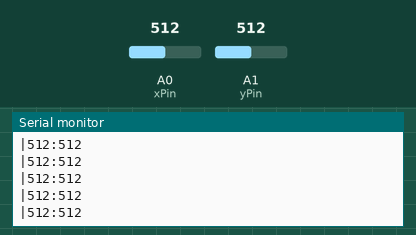
A sketch run on a simulated Arduino Uno, built with avr-gcc and run on an emulated ATmega328P. On the bench: the last lines printed to the serial monitor. The inputs (shaded band) are chosen by the test bench; at power-on: A1 (yPin) = 512, A0 (xPin) = 512.

Above: at 2.7 s.
2.8 s: A1 (yPin) set to 106
At 3.3 s:
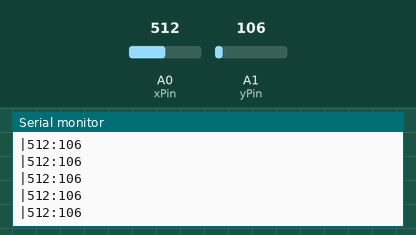
4.3 s: A1 (yPin) set to 92
At 4.8 s:
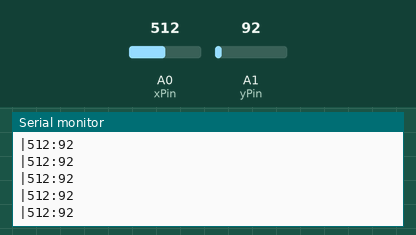
Timing chart, 0 to 7.3 s (numbered marks = the images above; inputs shaded):
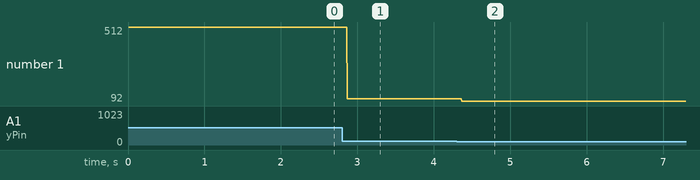

Measured:
- after the input at 2.8 s, the serial monitor: prints a new line after 0.07 s (image 1)
- after the input at 4.3 s, the serial monitor: prints a new line after 0.07 s (image 2)
- plotted number 1: 512 → 106 after the input at 2.8 s, 106 → 92 after the input at 4.3 s

The sketch:

Project2_arduino_code.ino
```cpp
const int xPin = A0;
const int yPin = A1;

void setup() {
  Serial.begin(9600);

}

void loop() {

  Serial.print(analogRead(xPin));
  Serial.print(":");
  Serial.println(analogRead(yPin));
  Serial.print("|");

}
```
